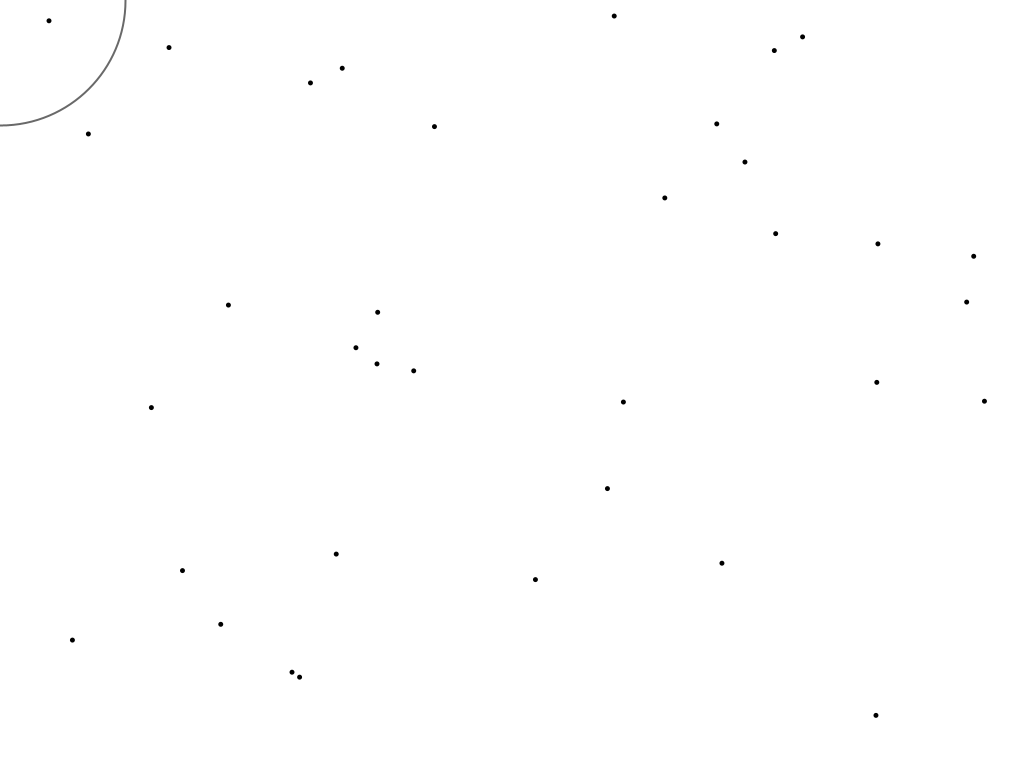
Frame 1 (no input)
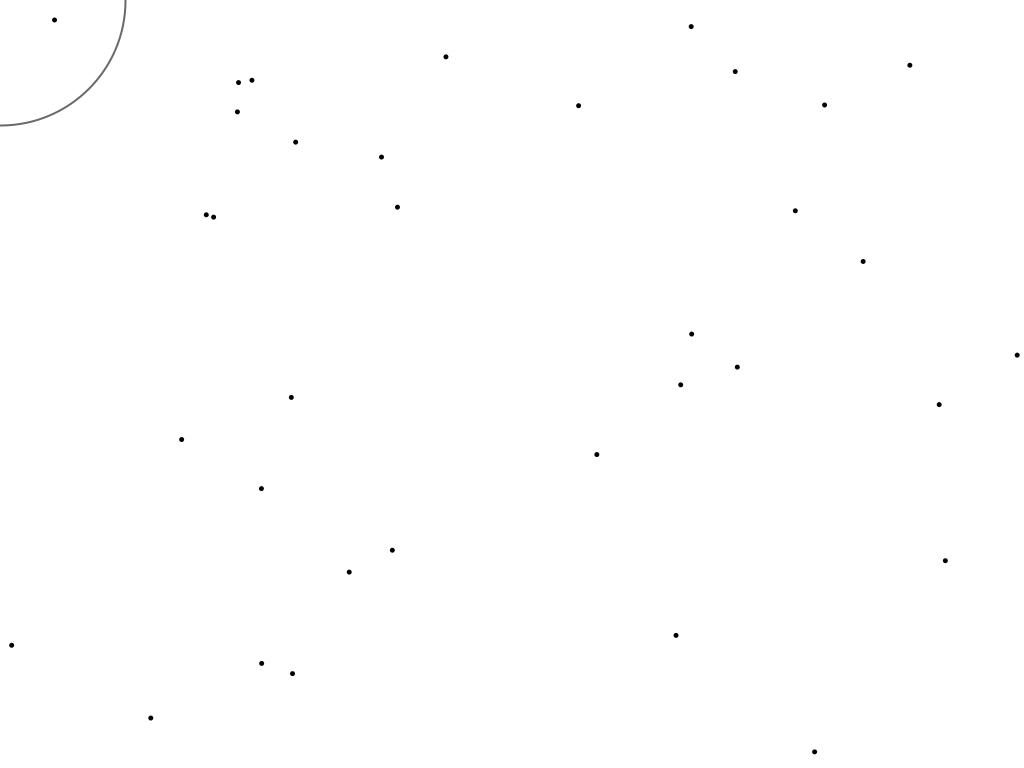
Frame 60 (the mouse pressed at the canvas centre just before this capture)
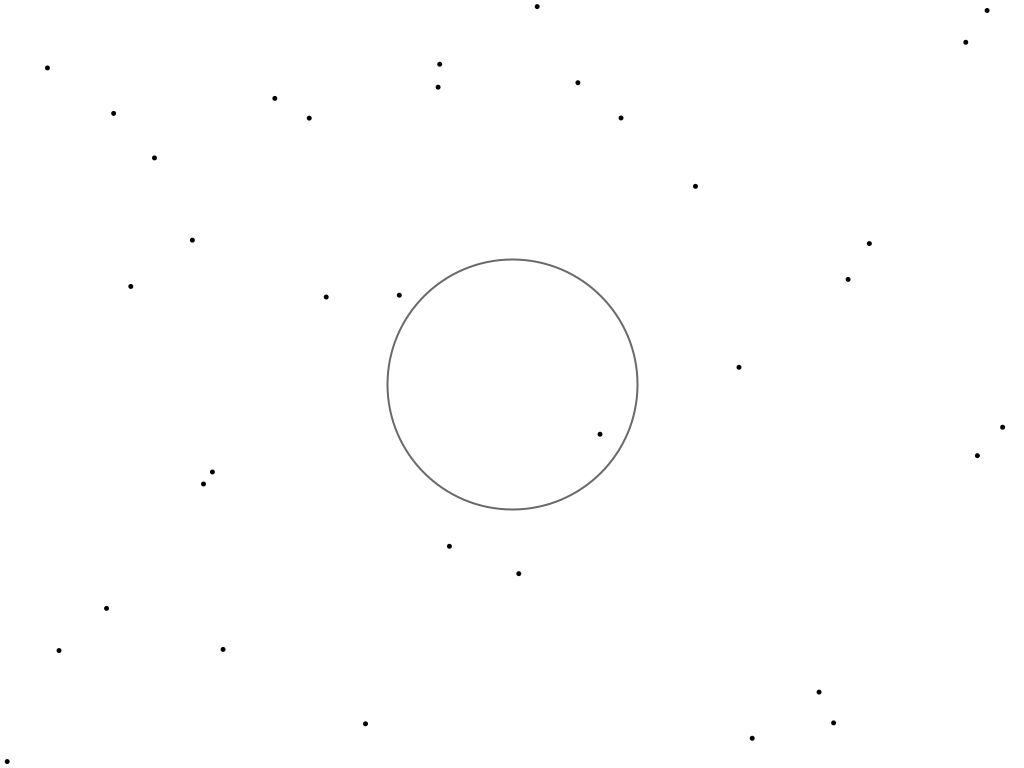
Frame 120 (the mouse held since frame 60 and released just before this capture)

The Processing sketch that drew these frames (run headless with seeded random() and noise(); from frame 60 on, the mouse is pressed at the canvas centre):

// Processing sketch: attractor
// ── attractor.pde
Node[] myNodes = new Node[35];
Attractor myAttractor;
int radius = 125;
void setup() {
	size(1024, 768);
	background(255);
	noCursor();
	for(int i = 0; i<myNodes.length; i++) {
		myNodes[i] = new Node(random(width), random(height));
	}
	myAttractor = new Attractor(width/2, height/2);
}

void draw() {
	// println(mouseX);
	background(255);
	noFill();
	stroke(0,150);
	strokeWeight(2);
	ellipse(mouseX, mouseY, radius*2, radius*2);
	myAttractor.x = mouseX;
	myAttractor.y = mouseY;
	for(int i=0; i<myNodes.length; i++) {
		noStroke();
		myAttractor.attract(myNodes[i]);
		myNodes[i].update();
		fill(0,0,0,255);
		// fill(0,0,0,(myNodes[i].velocity.x)*100);
		ellipse(myNodes[i].x, myNodes[i].y,5,5);
		// if(dist(myNodes[i].x, myNodes[i].y, mouseX, mouseY)<radius) {
		// 	stroke(0,200);
		// 	strokeWeight(1);
		// 	line(myNodes[i].x, myNodes[i].y, mouseX, mouseY);
		// }
	}
}

class Node extends PVector {
	PVector velocity = new PVector();
	float minX=5, minY=5, maxX=width-5, maxY=height-5;
	float damping = 0.1;

	Node(float xpos, float ypos) {
		x=xpos;
		y=ypos;
		velocity.x = random(-3,3);
		// velocity.x = 0.1;
		velocity.y = random(-3,3);
		// velocity.y = 0.1;
	}

	void update() {
		x += velocity.x;
		y += velocity.y;
		if(x<minX) velocity.x *= -1;
		if(x>maxX) velocity.x *= -1;

		if(y>maxY) velocity.y *= -1;
		if(y<minY) velocity.y *= -1;
	}
}

class Attractor {
	float x=0, y=0;
	float r = radius;

	Attractor(float theX, float theY) {
		x = theX;
		y = theY;
	}
	void attract(Node theNode) {
		float dx = x - theNode.x;
		float dy = y - theNode.y;
		float d = mag(dx,dy);
		if(d>0 && d<r) {
			float s = d/r;
			float force = 1/pow(s,0.5)-1;
			force = force/r;
			theNode.velocity.x += dx * force;
			theNode.velocity.y += dy * force;
		}
	}
}
